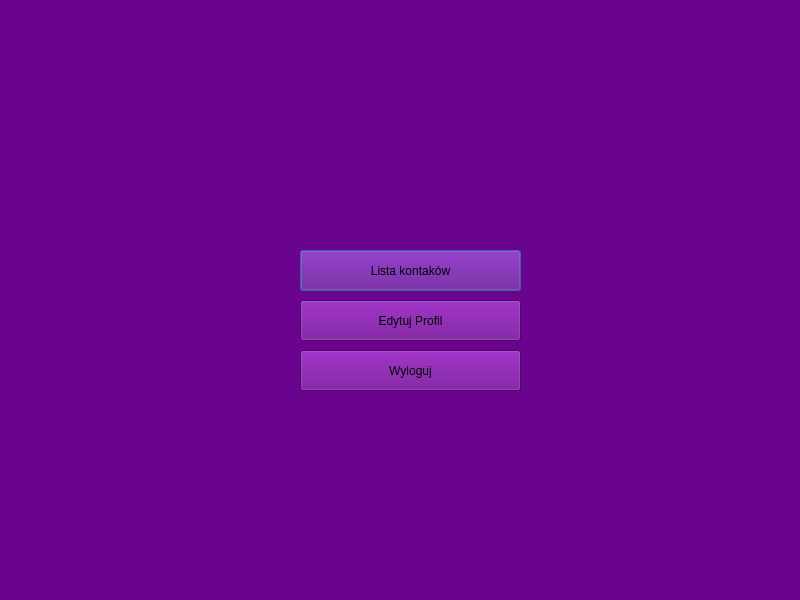
<?xml version="1.0" encoding="UTF-8"?>
<ui version="4.0">
 <class>userDialog</class>
 <widget class="QDialog" name="userDialog">
  <property name="geometry">
   <rect>
    <x>0</x>
    <y>0</y>
    <width>800</width>
    <height>600</height>
   </rect>
  </property>
  <property name="minimumSize">
   <size>
    <width>800</width>
    <height>600</height>
   </size>
  </property>
  <property name="maximumSize">
   <size>
    <width>800</width>
    <height>600</height>
   </size>
  </property>
  <property name="palette">
   <palette>
    <active>
     <colorrole role="WindowText">
      <brush brushstyle="SolidPattern">
       <color alpha="255">
        <red>0</red>
        <green>0</green>
        <blue>0</blue>
       </color>
      </brush>
     </colorrole>
     <colorrole role="Button">
      <brush brushstyle="SolidPattern">
       <color alpha="255">
        <red>106</red>
        <green>3</green>
        <blue>141</blue>
       </color>
      </brush>
     </colorrole>
     <colorrole role="Light">
      <brush brushstyle="SolidPattern">
       <color alpha="255">
        <red>159</red>
        <green>4</green>
        <blue>211</blue>
       </color>
      </brush>
     </colorrole>
     <colorrole role="Midlight">
      <brush brushstyle="SolidPattern">
       <color alpha="255">
        <red>132</red>
        <green>3</green>
        <blue>176</blue>
       </color>
      </brush>
     </colorrole>
     <colorrole role="Dark">
      <brush brushstyle="SolidPattern">
       <color alpha="255">
        <red>53</red>
        <green>1</green>
        <blue>70</blue>
       </color>
      </brush>
     </colorrole>
     <colorrole role="Mid">
      <brush brushstyle="SolidPattern">
       <color alpha="255">
        <red>71</red>
        <green>2</green>
        <blue>94</blue>
       </color>
      </brush>
     </colorrole>
     <colorrole role="Text">
      <brush brushstyle="SolidPattern">
       <color alpha="255">
        <red>0</red>
        <green>0</green>
        <blue>0</blue>
       </color>
      </brush>
     </colorrole>
     <colorrole role="BrightText">
      <brush brushstyle="SolidPattern">
       <color alpha="255">
        <red>255</red>
        <green>255</green>
        <blue>255</blue>
       </color>
      </brush>
     </colorrole>
     <colorrole role="ButtonText">
      <brush brushstyle="SolidPattern">
       <color alpha="255">
        <red>0</red>
        <green>0</green>
        <blue>0</blue>
       </color>
      </brush>
     </colorrole>
     <colorrole role="Base">
      <brush brushstyle="SolidPattern">
       <color alpha="255">
        <red>255</red>
        <green>255</green>
        <blue>255</blue>
       </color>
      </brush>
     </colorrole>
     <colorrole role="Window">
      <brush brushstyle="SolidPattern">
       <color alpha="255">
        <red>106</red>
        <green>3</green>
        <blue>141</blue>
       </color>
      </brush>
     </colorrole>
     <colorrole role="Shadow">
      <brush brushstyle="SolidPattern">
       <color alpha="255">
        <red>0</red>
        <green>0</green>
        <blue>0</blue>
       </color>
      </brush>
     </colorrole>
     <colorrole role="AlternateBase">
      <brush brushstyle="SolidPattern">
       <color alpha="255">
        <red>180</red>
        <green>129</green>
        <blue>198</blue>
       </color>
      </brush>
     </colorrole>
     <colorrole role="ToolTipBase">
      <brush brushstyle="SolidPattern">
       <color alpha="255">
        <red>255</red>
        <green>255</green>
        <blue>220</blue>
       </color>
      </brush>
     </colorrole>
     <colorrole role="ToolTipText">
      <brush brushstyle="SolidPattern">
       <color alpha="255">
        <red>0</red>
        <green>0</green>
        <blue>0</blue>
       </color>
      </brush>
     </colorrole>
     <colorrole role="PlaceholderText">
      <brush brushstyle="SolidPattern">
       <color alpha="127">
        <red>0</red>
        <green>0</green>
        <blue>0</blue>
       </color>
      </brush>
     </colorrole>
    </active>
    <inactive>
     <colorrole role="WindowText">
      <brush brushstyle="SolidPattern">
       <color alpha="255">
        <red>0</red>
        <green>0</green>
        <blue>0</blue>
       </color>
      </brush>
     </colorrole>
     <colorrole role="Button">
      <brush brushstyle="SolidPattern">
       <color alpha="255">
        <red>106</red>
        <green>3</green>
        <blue>141</blue>
       </color>
      </brush>
     </colorrole>
     <colorrole role="Light">
      <brush brushstyle="SolidPattern">
       <color alpha="255">
        <red>159</red>
        <green>4</green>
        <blue>211</blue>
       </color>
      </brush>
     </colorrole>
     <colorrole role="Midlight">
      <brush brushstyle="SolidPattern">
       <color alpha="255">
        <red>132</red>
        <green>3</green>
        <blue>176</blue>
       </color>
      </brush>
     </colorrole>
     <colorrole role="Dark">
      <brush brushstyle="SolidPattern">
       <color alpha="255">
        <red>53</red>
        <green>1</green>
        <blue>70</blue>
       </color>
      </brush>
     </colorrole>
     <colorrole role="Mid">
      <brush brushstyle="SolidPattern">
       <color alpha="255">
        <red>71</red>
        <green>2</green>
        <blue>94</blue>
       </color>
      </brush>
     </colorrole>
     <colorrole role="Text">
      <brush brushstyle="SolidPattern">
       <color alpha="255">
        <red>0</red>
        <green>0</green>
        <blue>0</blue>
       </color>
      </brush>
     </colorrole>
     <colorrole role="BrightText">
      <brush brushstyle="SolidPattern">
       <color alpha="255">
        <red>255</red>
        <green>255</green>
        <blue>255</blue>
       </color>
      </brush>
     </colorrole>
     <colorrole role="ButtonText">
      <brush brushstyle="SolidPattern">
       <color alpha="255">
        <red>0</red>
        <green>0</green>
        <blue>0</blue>
       </color>
      </brush>
     </colorrole>
     <colorrole role="Base">
      <brush brushstyle="SolidPattern">
       <color alpha="255">
        <red>255</red>
        <green>255</green>
        <blue>255</blue>
       </color>
      </brush>
     </colorrole>
     <colorrole role="Window">
      <brush brushstyle="SolidPattern">
       <color alpha="255">
        <red>106</red>
        <green>3</green>
        <blue>141</blue>
       </color>
      </brush>
     </colorrole>
     <colorrole role="Shadow">
      <brush brushstyle="SolidPattern">
       <color alpha="255">
        <red>0</red>
        <green>0</green>
        <blue>0</blue>
       </color>
      </brush>
     </colorrole>
     <colorrole role="AlternateBase">
      <brush brushstyle="SolidPattern">
       <color alpha="255">
        <red>180</red>
        <green>129</green>
        <blue>198</blue>
       </color>
      </brush>
     </colorrole>
     <colorrole role="ToolTipBase">
      <brush brushstyle="SolidPattern">
       <color alpha="255">
        <red>255</red>
        <green>255</green>
        <blue>220</blue>
       </color>
      </brush>
     </colorrole>
     <colorrole role="ToolTipText">
      <brush brushstyle="SolidPattern">
       <color alpha="255">
        <red>0</red>
        <green>0</green>
        <blue>0</blue>
       </color>
      </brush>
     </colorrole>
     <colorrole role="PlaceholderText">
      <brush brushstyle="SolidPattern">
       <color alpha="127">
        <red>0</red>
        <green>0</green>
        <blue>0</blue>
       </color>
      </brush>
     </colorrole>
    </inactive>
    <disabled>
     <colorrole role="WindowText">
      <brush brushstyle="SolidPattern">
       <color alpha="255">
        <red>53</red>
        <green>1</green>
        <blue>70</blue>
       </color>
      </brush>
     </colorrole>
     <colorrole role="Button">
      <brush brushstyle="SolidPattern">
       <color alpha="255">
        <red>106</red>
        <green>3</green>
        <blue>141</blue>
       </color>
      </brush>
     </colorrole>
     <colorrole role="Light">
      <brush brushstyle="SolidPattern">
       <color alpha="255">
        <red>159</red>
        <green>4</green>
        <blue>211</blue>
       </color>
      </brush>
     </colorrole>
     <colorrole role="Midlight">
      <brush brushstyle="SolidPattern">
       <color alpha="255">
        <red>132</red>
        <green>3</green>
        <blue>176</blue>
       </color>
      </brush>
     </colorrole>
     <colorrole role="Dark">
      <brush brushstyle="SolidPattern">
       <color alpha="255">
        <red>53</red>
        <green>1</green>
        <blue>70</blue>
       </color>
      </brush>
     </colorrole>
     <colorrole role="Mid">
      <brush brushstyle="SolidPattern">
       <color alpha="255">
        <red>71</red>
        <green>2</green>
        <blue>94</blue>
       </color>
      </brush>
     </colorrole>
     <colorrole role="Text">
      <brush brushstyle="SolidPattern">
       <color alpha="255">
        <red>53</red>
        <green>1</green>
        <blue>70</blue>
       </color>
      </brush>
     </colorrole>
     <colorrole role="BrightText">
      <brush brushstyle="SolidPattern">
       <color alpha="255">
        <red>255</red>
        <green>255</green>
        <blue>255</blue>
       </color>
      </brush>
     </colorrole>
     <colorrole role="ButtonText">
      <brush brushstyle="SolidPattern">
       <color alpha="255">
        <red>53</red>
        <green>1</green>
        <blue>70</blue>
       </color>
      </brush>
     </colorrole>
     <colorrole role="Base">
      <brush brushstyle="SolidPattern">
       <color alpha="255">
        <red>106</red>
        <green>3</green>
        <blue>141</blue>
       </color>
      </brush>
     </colorrole>
     <colorrole role="Window">
      <brush brushstyle="SolidPattern">
       <color alpha="255">
        <red>106</red>
        <green>3</green>
        <blue>141</blue>
       </color>
      </brush>
     </colorrole>
     <colorrole role="Shadow">
      <brush brushstyle="SolidPattern">
       <color alpha="255">
        <red>0</red>
        <green>0</green>
        <blue>0</blue>
       </color>
      </brush>
     </colorrole>
     <colorrole role="AlternateBase">
      <brush brushstyle="SolidPattern">
       <color alpha="255">
        <red>106</red>
        <green>3</green>
        <blue>141</blue>
       </color>
      </brush>
     </colorrole>
     <colorrole role="ToolTipBase">
      <brush brushstyle="SolidPattern">
       <color alpha="255">
        <red>255</red>
        <green>255</green>
        <blue>220</blue>
       </color>
      </brush>
     </colorrole>
     <colorrole role="ToolTipText">
      <brush brushstyle="SolidPattern">
       <color alpha="255">
        <red>0</red>
        <green>0</green>
        <blue>0</blue>
       </color>
      </brush>
     </colorrole>
     <colorrole role="PlaceholderText">
      <brush brushstyle="SolidPattern">
       <color alpha="127">
        <red>53</red>
        <green>1</green>
        <blue>70</blue>
       </color>
      </brush>
     </colorrole>
    </disabled>
   </palette>
  </property>
  <property name="windowTitle">
   <string>Dialog</string>
  </property>
  <widget class="QPushButton" name="contactListButton">
   <property name="geometry">
    <rect>
     <x>300</x>
     <y>250</y>
     <width>221</width>
     <height>41</height>
    </rect>
   </property>
   <property name="text">
    <string>Lista kontaków</string>
   </property>
  </widget>
  <widget class="QPushButton" name="editProfilButton">
   <property name="geometry">
    <rect>
     <x>300</x>
     <y>300</y>
     <width>221</width>
     <height>41</height>
    </rect>
   </property>
   <property name="text">
    <string>Edytuj Profil</string>
   </property>
  </widget>
  <widget class="QPushButton" name="SingOutButton">
   <property name="geometry">
    <rect>
     <x>300</x>
     <y>350</y>
     <width>221</width>
     <height>41</height>
    </rect>
   </property>
   <property name="text">
    <string>Wyloguj</string>
   </property>
  </widget>
  <widget class="QLabel" name="userLabel">
   <property name="geometry">
    <rect>
     <x>300</x>
     <y>90</y>
     <width>221</width>
     <height>70</height>
    </rect>
   </property>
   <property name="text">
    <string/>
   </property>
   <property name="scaledContents">
    <bool>true</bool>
   </property>
  </widget>
 </widget>
 <resources/>
 <connections/>
</ui>
